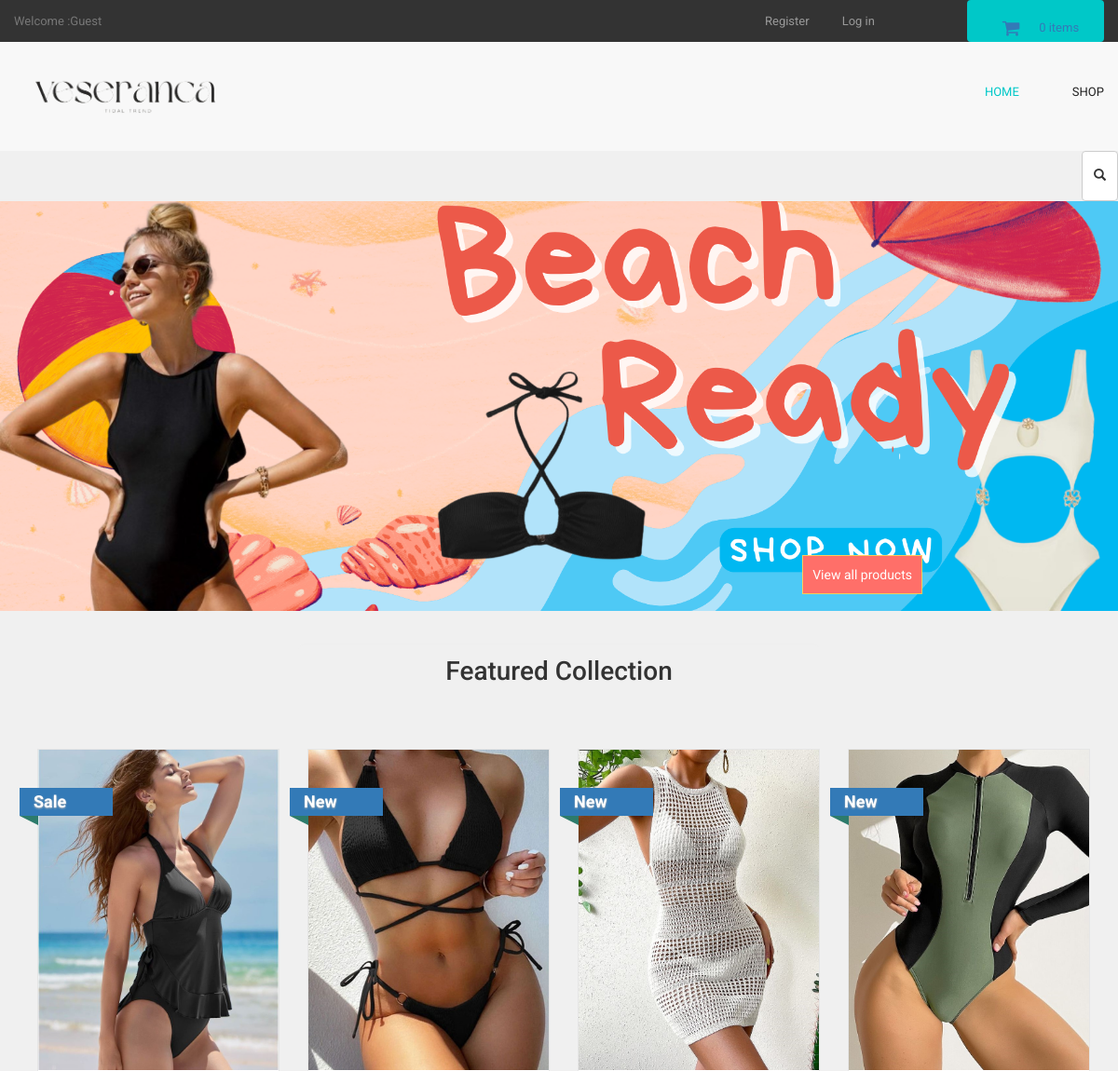
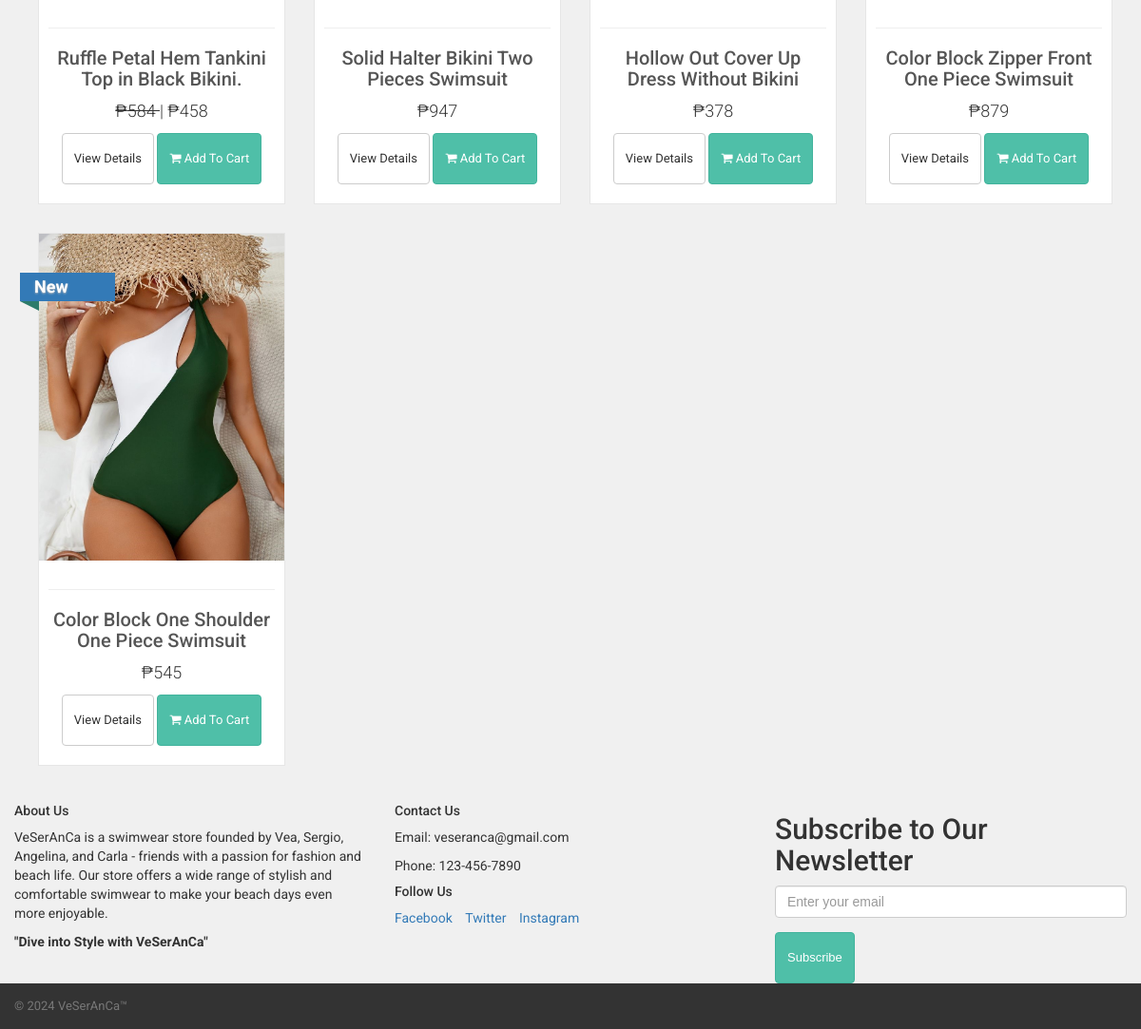
The page / on the database its author committed (2 pictures, top to bottom).
### tables this page shows
CREATE TABLE `products` (
  `product_id` int(10) NOT NULL,
  `p_cat_id` int(10) DEFAULT NULL,
  `cat_id` int(10) DEFAULT NULL,
  `manufacturer_id` int(10) DEFAULT NULL,
  `date` timestamp NOT NULL DEFAULT current_timestamp() ON UPDATE current_timestamp(),
  `product_title` text NOT NULL,
  `product_url` text NOT NULL,
  `product_img1` text NOT NULL,
  `product_img2` text NOT NULL,
  `product_img3` text NOT NULL,
  `product_price` int(10) NOT NULL,
  `product_psp_price` int(100) NOT NULL,
  `product_desc` text NOT NULL,
  `product_features` text DEFAULT NULL,
  `product_video` text DEFAULT NULL,
  `product_keywords` text NOT NULL,
  `product_label` text DEFAULT NULL,
  `status` varchar(255) NOT NULL
);

### functions/functions.php (the view, shortened to what this page needs)
<?php
$db = mysqli_connect("localhost","root","","ecom_store");
function getRealUserIp(){
    switch(true){
      default : return $_SERVER['REMOTE_ADDR'];
    }
 }
function items(){
global $db;
$ip_add = getRealUserIp();
$get_items = "select * from cart where ip_add='$ip_add'";
$run_items = mysqli_query($db,$get_items);
$count_items = mysqli_num_rows($run_items);
echo $count_items;
}
function getPro(){
global $db;
$get_products = "select * from products order by 1 DESC LIMIT 0,8";
$run_products = mysqli_query($db,$get_products);
while($row_products=mysqli_fetch_array($run_products)){
$pro_title = $row_products['product_title'];
$pro_price = $row_products['product_price'];
$pro_img1 = $row_products['product_img1'];
$pro_label = $row_products['product_label'];
$pro_psp_price = $row_products['product_psp_price'];
$pro_url = $row_products['product_url'];
if($pro_label == "Sale" or $pro_label == "Gift"){
$product_price = "<del> ₱$pro_price </del>";
$product_psp_price = "| ₱$pro_psp_price";
}
else{
$product_psp_price = "";
$product_price = "₱$pro_price";
}
if($pro_label == ""){
}
else{
$product_label = "
<a class='label sale' href='#' style='color:black;'>
<div class='thelabel'>$pro_label</div>
<div class='label-background'> </div>
</a>
";
}
echo "
<div class='col-md-4 col-sm-6 single' >
<div class='product' >
<a href='$pro_url' >
<img src='admin_area/product_images/$pro_img1' class='img-responsive' >
</a>
<div class='text' >
<hr>
<h3><a href='$pro_url' >$pro_title</a></h3>
<p class='price' > $product_price $product_psp_price </p>
<p class='buttons' >
<a href='$pro_url' class='btn btn-default' >View Details</a>
<a href='$pro_url' class='btn btn-primary'>
<i class='fa fa-shopping-cart'></i> Add To Cart
</a>
</p>
</div>
$product_label
</div>
</div>
";
}
}
?>

### styles/backend.css (style rules this page uses)
html { font-family: "Roboto", Helvetica, Arial, sans-serif; line-height: 1.15; -ms-text-size-adjust: 100%; -webkit-text-size-adjust: 100% }
body { margin: 0 }
hr { box-sizing: content-box; height: 0; overflow: visible }
a { background-color: transparent; -webkit-text-decoration-skip: objects }
img { border-style: none }
html { box-sizing: border-box }
body { min-width: 1190px; font-family: Montserrat, sans-serif; font-weight: 400; background-color: white; }
img { max-width: 100%; height: auto }
.btn { display: inline-block; vertical-align: top; font-size: 13px; line-height: 40px; text-decoration: none; -webkit-transition: .3s; transition: .3s }

### styles/style.css (style rules this page uses)
body { font-family: "Roboto", Helvetica, Arial, sans-serif; font-size: 14px; line-height: 1.42857143; color: #333333; background-color: #f0f0f0; overflow-x: hidden; }
.btn-primary { color:rgb(255, 255, 255); background-color:rgb(79, 191, 168); border-color:rgb(65, 179, 156); }
.single { width:290px; }
#content .product { background:#fff; border: solid 1px #e6e6e6; box-sizing: border-box; margin-bottom: 30px; }
#content .product .text p.price { font-size:18px; text-align:center; font-weight:300; }
#content .product .text .buttons { clear:both; text-align:center; }
#content .product .text h3 { text-align:center; font-size:20px; }
#content .product .text h3 a { color:rgb(85, 85, 85); }
#content .product .text { padding:10px 10px 0px; }
#content .product .text .buttons .btn { margin-bottom:10px; }
.label { text-decoration : none; position: absolute; top: 50px; padding-left:51px; z-index: 20; }
.label .thelabel { position: relative; width: 100px; padding: 6px 50px 6px 15px; margin: 40px 50px 10px -71px; color: #fff; font-size:18px; font-weight:bold; background-color: #337ab7; text-shadow: 0px 1px 2px #bbb ; }
.label .thelabel:before, .label .thelabel:after { content: ''; position: absolute; width:0; height:0; }
.label .thelabel:after { left: 0px; top: 100%; border-width : 5px 10px; border-style: solid; border-color: #2d7b6b #2d7b6b transparent transparent; }
.label.sale { top: 0; }

### rows shown on the page
products: product_img1 (picture), product_title "Ruffle Petal Hem Tankini Top in Black Bikini.", product_price "584", product_psp_price "| ₱458", product_label "Sale"
products: product_img1 (picture), product_title "Solid Halter Bikini Two Pieces Swimsuit", product_price "₱947", product_label "New"
products: product_img1 (picture), product_title "Hollow Out Cover Up Dress Without Bikini", product_price "₱378", product_label "New"
products: product_img1 (picture), product_title "Color Block Zipper Front One Piece Swimsuit", product_price "₱879", product_label "New"
products: product_img1 (picture), product_title "Color Block One Shoulder One Piece Swimsuit", product_price "₱545", product_label "New"

### other values the page prints
$count_items "0"
